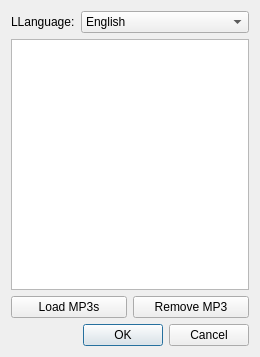
<?xml version="1.0" encoding="UTF-8"?>
<ui version="4.0">
 <class>Dialog</class>
 <widget class="QDialog" name="Dialog">
  <property name="geometry">
   <rect>
    <x>0</x>
    <y>0</y>
    <width>260</width>
    <height>357</height>
   </rect>
  </property>
  <property name="windowTitle">
   <string>Dialog</string>
  </property>
  <layout class="QVBoxLayout" name="verticalLayout">
   <item>
    <layout class="QFormLayout" name="formLayout">
     <item row="0" column="0">
      <widget class="QLabel" name="label">
       <property name="text">
        <string>LLanguage:</string>
       </property>
      </widget>
     </item>
     <item row="0" column="1">
      <widget class="QComboBox" name="languageSelect">
       <item>
        <property name="text">
         <string>English</string>
        </property>
       </item>
      </widget>
     </item>
    </layout>
   </item>
   <item>
    <widget class="QListWidget" name="audioList"/>
   </item>
   <item>
    <layout class="QHBoxLayout" name="horizontalLayout">
     <item>
      <widget class="QPushButton" name="AddAudioButton">
       <property name="text">
        <string>Load MP3s</string>
       </property>
      </widget>
     </item>
     <item>
      <widget class="QPushButton" name="removeAudioButton">
       <property name="text">
        <string>Remove MP3</string>
       </property>
      </widget>
     </item>
    </layout>
   </item>
   <item>
    <widget class="QDialogButtonBox" name="buttonBox">
     <property name="orientation">
      <enum>Qt::Horizontal</enum>
     </property>
     <property name="standardButtons">
      <set>QDialogButtonBox::Cancel|QDialogButtonBox::Ok</set>
     </property>
    </widget>
   </item>
  </layout>
 </widget>
 <resources/>
 <connections>
  <connection>
   <sender>buttonBox</sender>
   <signal>accepted()</signal>
   <receiver>Dialog</receiver>
   <slot>accept()</slot>
   <hints>
    <hint type="sourcelabel">
     <x>248</x>
     <y>254</y>
    </hint>
    <hint type="destinationlabel">
     <x>157</x>
     <y>274</y>
    </hint>
   </hints>
  </connection>
  <connection>
   <sender>buttonBox</sender>
   <signal>rejected()</signal>
   <receiver>Dialog</receiver>
   <slot>reject()</slot>
   <hints>
    <hint type="sourcelabel">
     <x>316</x>
     <y>260</y>
    </hint>
    <hint type="destinationlabel">
     <x>286</x>
     <y>274</y>
    </hint>
   </hints>
  </connection>
 </connections>
</ui>
